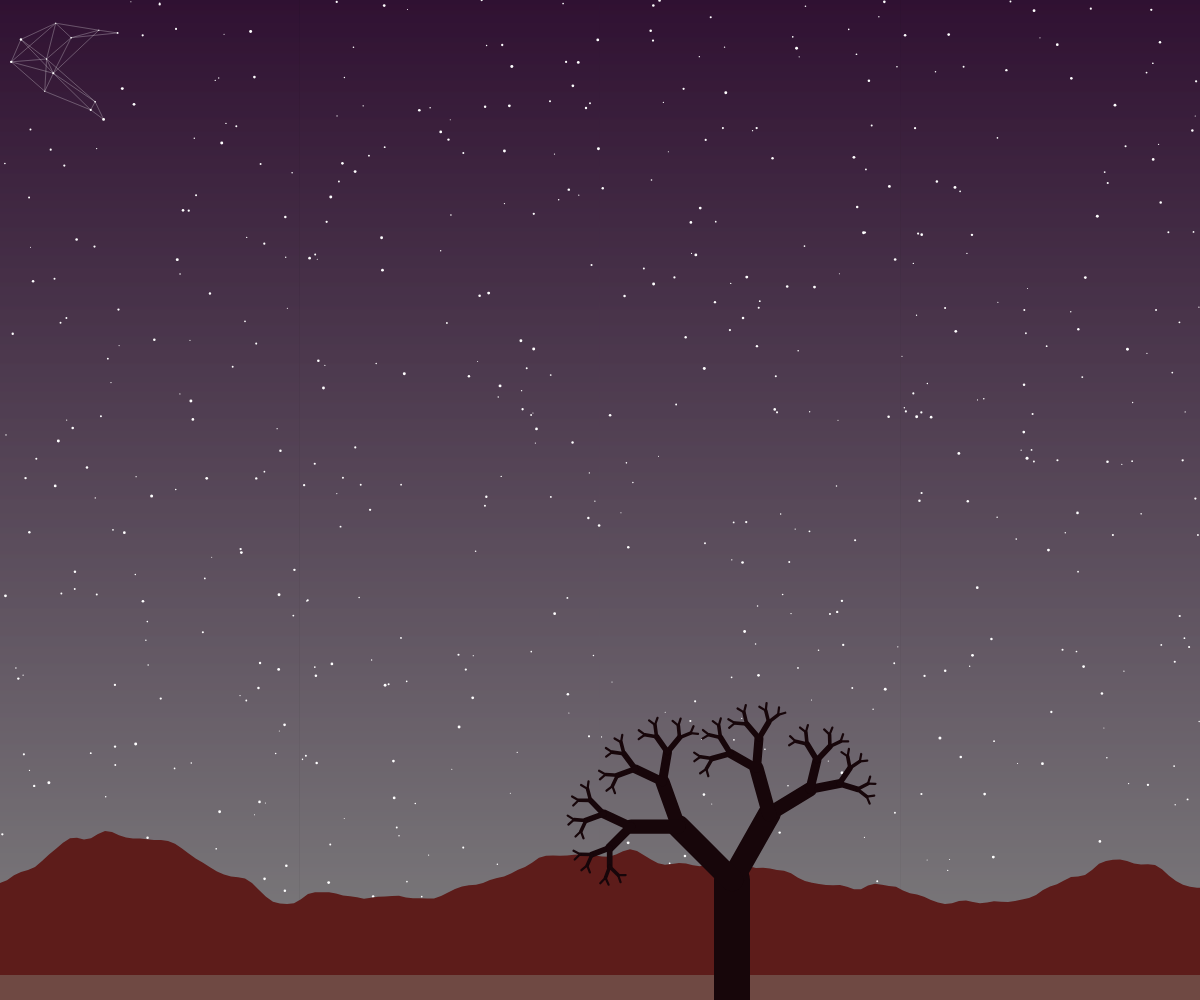
Frame 1 (no input)
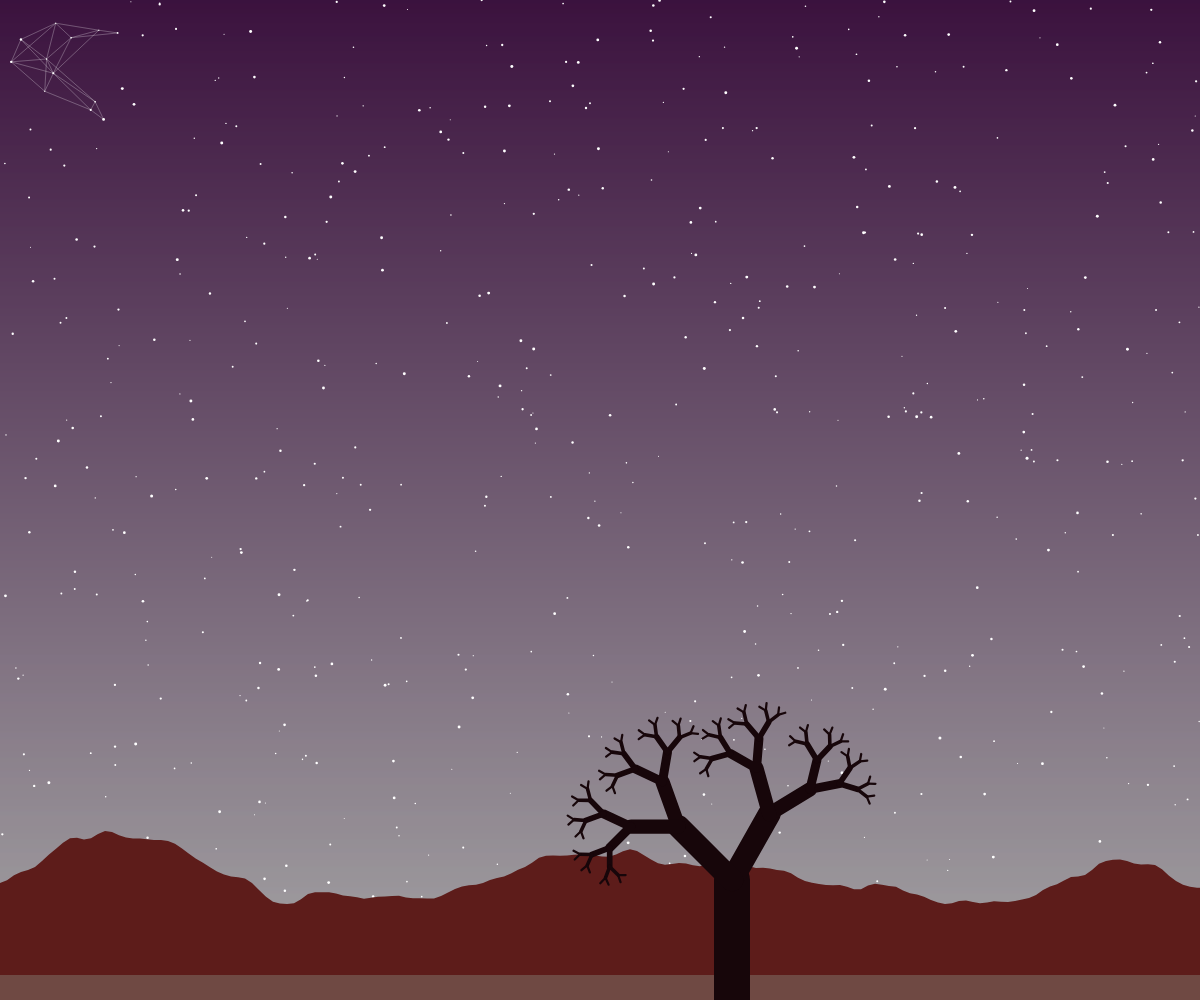
Frame 60 (no input)
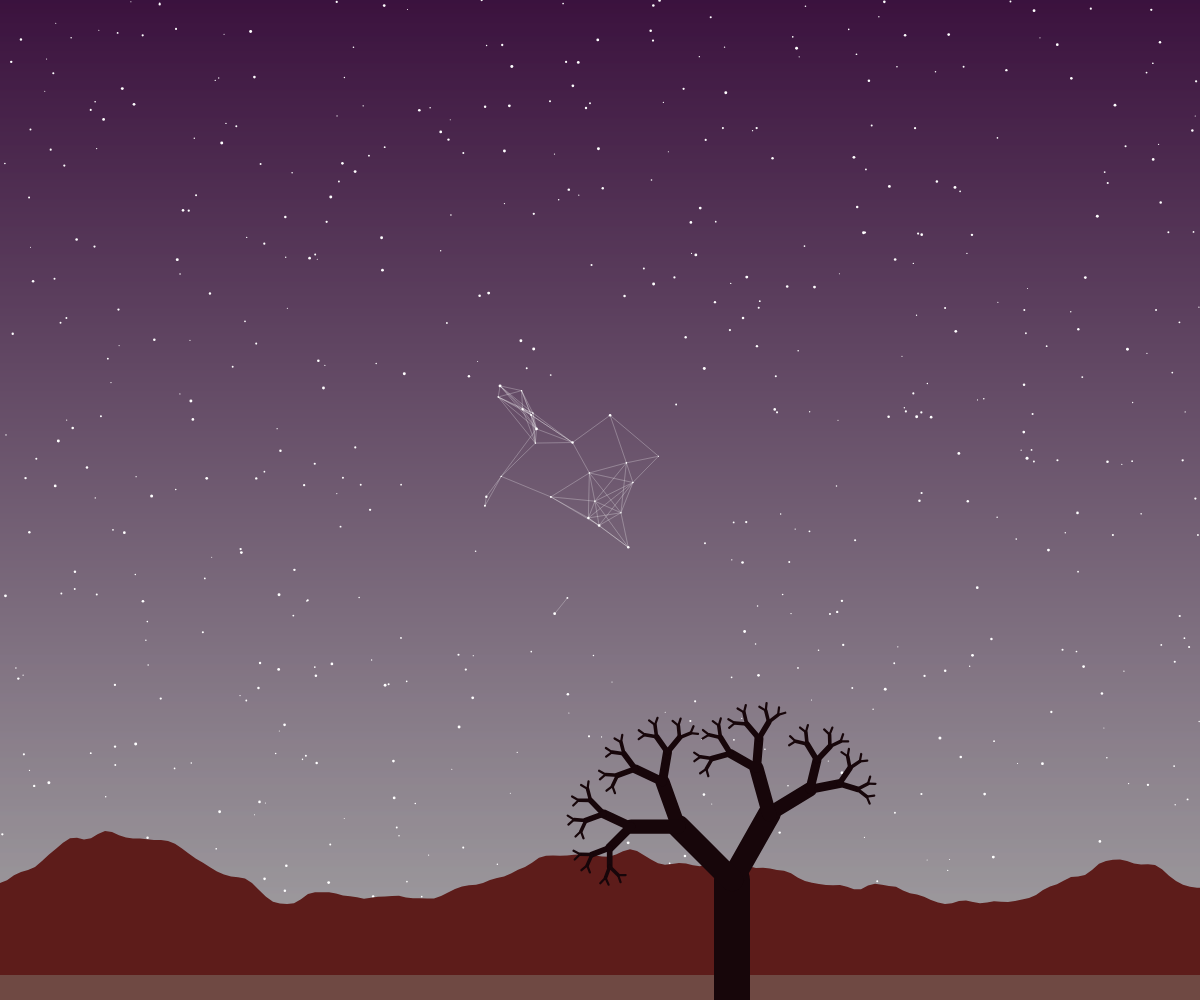
Frame 120 (the mouse pressed at the canvas centre since frame 60)

The p5.js sketch that drew these frames (run headless with seeded random() and noise() and a simulated clock; from frame 60 on, the mouse is pressed at the canvas centre):

// p5.js sketch
// ── sketch.js
var stars = [];
var starsWithinMouseRadius = [];
var lines = [];
var mountain;
var sand;
// tree variables
var tree;
var branches = [];
var branchRatio = 0.63;
var rootSize = 36;
var rootLength = 120;
// Sky Gradient Constants
var c1; var c2;

function setup() {
  var cHeight = innerHeight;
  if (cHeight < 500) {
    cHeight = 500;
  }
  createCanvas(innerWidth, cHeight);
  background(15);

  // Define sky colors
  c1 = color(59,18,62);
  c2 = color(165);

  var numStars = innerWidth/2;
  for (var i = 0; i < numStars; i++) {
    stars[i] = new Star();
  }

  mountain = new Mountain(height - 50, height - 200);

  sand = new Sand(25);

  tree = new Tree();
  tree.create();
}

function draw() {

  setGradient(0, 0, width, height, c1, c2);

  stars.forEach(function(s) {
    s.show();
  });

  showLines();

  mountain.show();
  sand.show();
  tree.show();
}

function mouseMoved() {
  getStarsWithinMouseRadius();
  lines = [];
  connectToNeighbors();
}

function showLines() {
  stroke(255);
  strokeWeight(0.15);
  lines.forEach(function(l) {
    line(l[0], l[1], l[2], l[3]);
  });
}

function connectToNeighbors() {
  starsWithinMouseRadius.forEach(function(s1) {
    starsWithinMouseRadius.forEach(function(s2) {
      if (abs(s1.x - s2.x) < 50 && abs(s1.y - s2.y) < 50) {
        lines.push([s1.x, s1.y, s2.x, s2.y]);
      }
    });
  })
}

function getStarsWithinMouseRadius() {
  starsWithinMouseRadius = stars.filter(function(s) {
    return (
      s.x > mouseX - 120 && s.x < mouseX + 120
      && s.y > mouseY - 120 && s.y < mouseY + 120
    );
  })
}

function Tree() {
  this.create = function() {
    var a = createVector(width * 0.61, height);
    var b = createVector(width * 0.61, height - rootLength);
    var root = new Branch(a, b, rootSize);

    branches[0] = root;

    for (var b = 0; b < 6; b++) {
      this.addBranches();
    }
  }

  this.addBranches = function() {
    for (var i = branches.length - 1; i >= 0; i--) {
      if (!branches[i].finished) {
        branches.push(branches[i].branchA());
        branches.push(branches[i].branchB());
      }
      branches[i].finished = true;
    }
  }

  this.show = function() {
    for (var i = 0; i < branches.length; i++) {
      branches[i].show();
    }
  }
}

function Star() {
  this.x = random(0, width);
  this.y = random(0, height);
  this.r = random(1, 3);

  this.show = function() {
    fill(255);
    noStroke();
    ellipse(this.x, this.y, this.r, this.r);
    // if (starsWithinMouseRadius.includes(this)) {
    // }
  }
}

function Sand(h) {
  this.h = h;

  this.show = function() {
    fill(111, 73, 67);
    rect(0, height - this.h, width, this.h);
  }
}

function Mountain(minY, maxY) {
  this.yoff = random(1000);
  this.xoff = 0;
  this.fill = 0;
  this.vertices = [];

  this.vertices.push([0, height]);
    for (var x = 0; x < width + 7; x += 7) {
      var y = map(noise(this.xoff, this.yoff), 0, 1, minY, maxY);
      this.vertices.push([x, y]);
      this.xoff += 0.05;
    }
  this.vertices.push([width, height]);

  this.show = function() {
    // draw a mountain polygon across the width of the screen with perlin noise determined y values
    noStroke();
    fill(93, 28, 26);
    beginShape();
    this.vertices.forEach(function(vert) {
      vertex(vert[0], vert[1]);
    })
    endShape(CLOSE);
  }
}

// for background gradient
function setGradient(x, y, w, h, c1, c2) {
  noFill();
  for (var i = y; i <= y+h; i++) {
    var inter = map(i, y, y+h, 0, 1);
    var c = lerpColor(c1, c2, inter);
    stroke(c);
    line(x, i, x+w, i);
  }
}

function Branch(begin, end, size) {
  this.begin = begin;
  this.end = end;
  this.finished = false;
  this.size = size;

  this.show = function() {
    stroke(23, 6, 10);
    strokeWeight(this.size);
    line(this.begin.x, this.begin.y, this.end.x, this.end.y);
  }

  this.branchA = function() {
    var dir = p5.Vector.sub(this.end, this.begin);
    dir.rotate(random(PI/6, PI/9));
    dir.mult(branchRatio);
    var newEnd = p5.Vector.add(this.end, dir);
    var b = new Branch(this.end, newEnd, this.size * branchRatio);
    return b;
  }
  this.branchB = function() {
    var dir = p5.Vector.sub(this.end, this.begin);
    dir.rotate(-PI / 4);
    dir.mult(branchRatio);
    var newEnd = p5.Vector.add(this.end, dir);
    var b = new Branch(this.end, newEnd, this.size * branchRatio);
    return b;
  }
}
